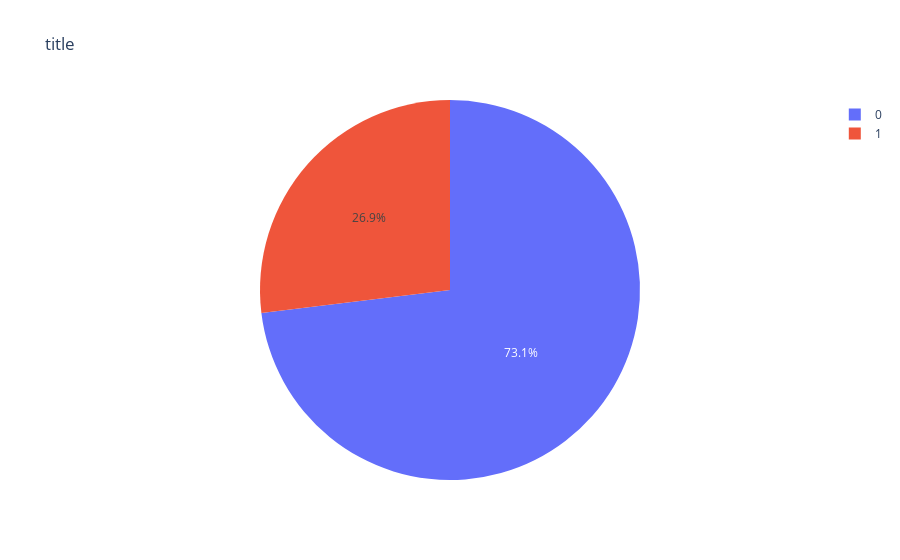

Source (notebook cell):
### Code cell
px.pie(spacex_df[spacex_df['Launch Site']=='CCAFS LC-40'], names='class',   title='title')

### Figure 1 — Plotly figure (JSON) as saved in the notebook; plotly's stock layout.template omitted (floating-point values rounded to 4 significant figures)
{"data": [{"domain": {"x": [0, 1], "y": [0, 1]}, "hovertemplate": "class=%{label}<extra></extra>", "labels": [0, 0, 0, 0, 0, 0, 0, 0, 0, 0, 0, 0, 0, 0, 0, 0, 0, 1, 1, 0, 1, 1, 1, 0, 1, 1], "legendgroup": "", "name": "", "showlegend": true, "type": "pie"}], "layout": {"legend": {"tracegroupgap": 0}, "title": {"text": "title"}}}
